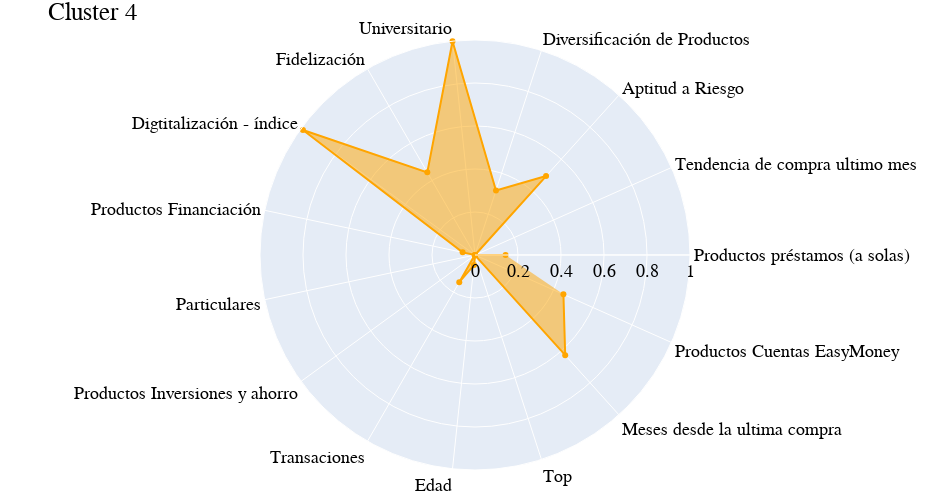

The notebook cell this image was saved under:
### Code cell
generar_grafico_radar(df_normalized_T.index, df_normalized_T[df_normalized_T.columns[4]],"Cluster 4","orange")

### Figure 1 — Plotly figure (JSON) as saved in the notebook; plotly's stock layout.template omitted (floating-point values rounded to 4 significant figures)
{"data": [{"fill": "toself", "line": {"color": "orange"}, "r": [0.1421, 0, 0.4941, 0.3158, 0.9997, 0.4438, 0.9893, 0.0589, 0, 0.001798, 0.1462, 0.04712, 0.001913, 0.6271, 0.4502], "theta": ["Productos préstamos (a solas)", "Tendencia de compra ultimo mes", "Aptitud a Riesgo", "Diversificación de Productos", "Universitario", "Fidelización", "Digtitalización - índice", "Productos Financiación", "Particulares", "Productos Inversiones y ahorro", "Transaciones", "Edad", "Top", "Meses desde la ultima compra", "Productos Cuentas EasyMoney"], "type": "scatterpolar"}], "layout": {"font": {"color": "black", "family": "Arial, sans-serif", "size": 18}, "height": 500, "margin": {"b": 30, "l": 30, "r": 30, "t": 40}, "polar": {"angularaxis": {"rotation": 0}, "radialaxis": {"range": [0, 1], "visible": true}}, "showlegend": false, "title": {"text": "Cluster 4"}, "width": 950}}
